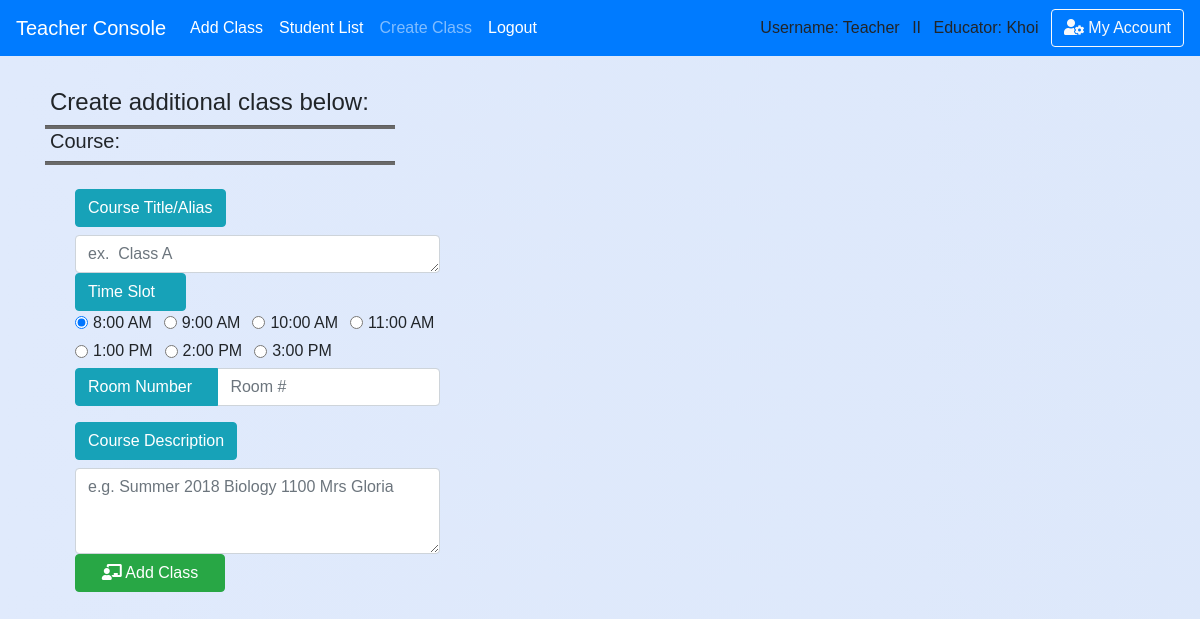
Before: /teacher/classroom/add_classroom/4 (signed in) with the older database file.
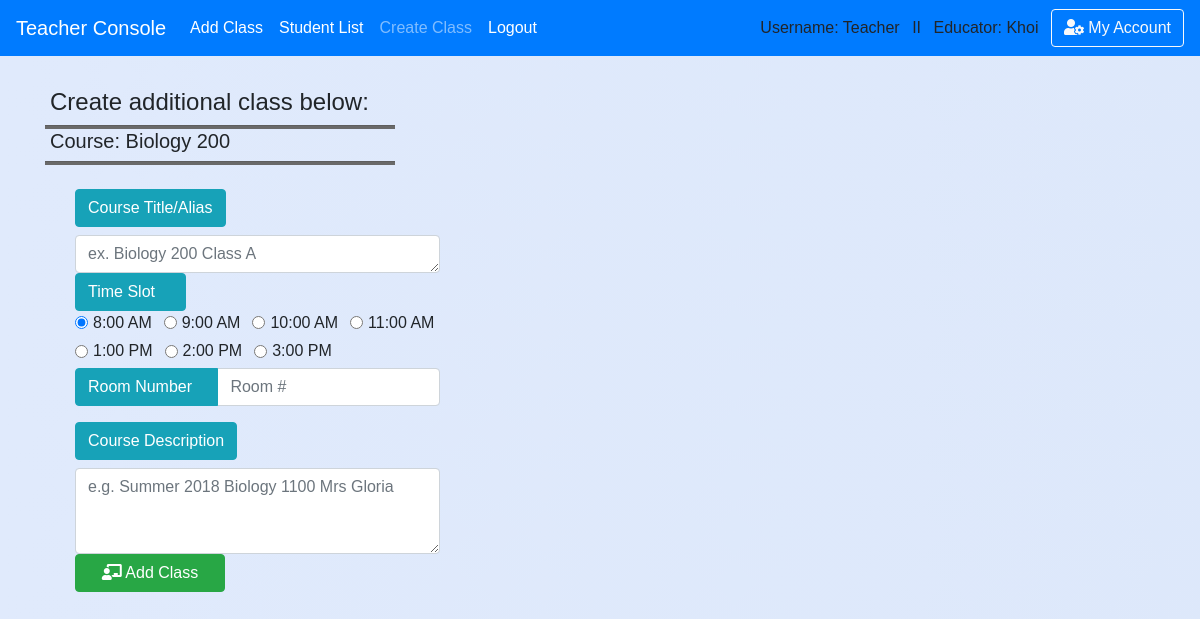
After: the same page with the newer database file.
### school_app/models.py (models this page shows, shortened)
class Course(models.Model):
    course_number = models.CharField(max_length=20,default='12345678')
    abbreviated_title = models.CharField(max_length=150,default='')
    course_title = models.CharField(max_length=250,default='') #,unique=True)
    maximum_credit = models.CharField(max_length=10,default='')
    semester = models.CharField(max_length=50,default='')
    year = models.CharField(max_length=4,default='')
    teacher_name = models.CharField(max_length=50,default='')
    description = models.CharField(max_length=450,default='')
    teacher = models.ForeignKey('Teacher',blank=True, null=True, on_delete = models.SET_NULL, related_name='course_by_teacher')
    department = models.ForeignKey('Department',blank=True, null=True, on_delete = models.SET_NULL, related_name='belong_in_department')
    weekly_agenda = models.CharField(max_length=450,default='Agenda Goes Here')
    last_modifield = models.DateTimeField(auto_now_add=True, blank=True)
    monday_date = models.DateField(blank=True, null=True)
    tuesday_date = models.DateField(blank=True, null=True)
    wednesday_date = models.DateField(blank=True, null=True)
    thursday_date = models.DateField(blank=True, null=True)
    friday_date= models.DateField(blank=True, null=True)
    monday_plan = models.CharField(max_length=400,default='a')
    tuesday_plan= models.CharField(max_length=400,default='s')
    wednesday_plan= models.CharField(max_length=400,default='d')
    thursday_plan= models.CharField(max_length=400,default='f')
    friday_plan= models.CharField(max_length=400,default='g')
    weekend_plan = models.CharField(max_length=300,default='h')

### school_app/views_logged.py (the view, shortened to what this page needs)
# urls.py: path('teacher/classroom/add_classroom', views_logged.add_classroom, name='add_classroom'),
def add_classroom(request,course_id=None):
    if is_login(request) == True:
        if request.user.profile.is_teacher == False:
            messages.warning(request, "You don't have Instructor's Privilege!")
            return redirect('/')
        course = Course.objects.filter(id=course_id).first()
        return render(request,'teacher/classroom/add_classroom.html',
        {'course':course})

### school_app/views_functions.py (called while the page is built)
def is_login(request):
    if not request.user.is_authenticated:
        messages.warning(request, "Please Login or Create an Account.")
        return False
    return True

### school_app/templates/teacher/classroom/add_classroom.html (shortened to what this page needs)
{% extends 'base.html' %}
{% block content %}
<br>
<div class="container">
         <div class="panel panel-login">
        <div class="panel-body">
          <div class="row">
            <div class="col-lg-12">
        <div style="width: 350px">
        <h4 style='padding-left: 5px'>Create additional class below:</h4>
        <hr class='hr-line'/>
        <h5 style='padding-left: 5px'>Course: {{course.course_title}}</h5>
        <hr class='hr-line'/> <br>
        </div>
    <form action="/teacher/classroom/add_classroom", method="post", id=''> {% csrf_token %}
        <div class="input-group mb-3" style='width:400px' >
        <div>
        <div class="input-group-prepend">
          <label class="btn btn-info" for='' >Course Title/Alias</label>
        </div>
          <textarea class="form-control" style='width:365px' name='course_title' id="" rows="1" cols='40' placeholder="ex. {{course.course_title}} Class A" data-toggle="popover" title="" data-content="For your reference only"required></textarea>
          <button class="btn btn-info" >Time Slot &nbsp&nbsp&nbsp</button></div>
          <div class="form-check form-check-inline">
            <input class="form-check-input" type="radio" name="time" id="" value="Spring" Checked>
            <label class="form-check-label" for="">8:00 AM</label>
          </div>
          <div class="form-check form-check-inline">
            <input class="form-check-input" type="radio" name="time" id="" value="9:00 AM">
            <label class="form-check-label" for="">9:00 AM</label>
          </div>
          <div class="form-check form-check-inline">
            <input class="form-check-input" type="radio" name="time" id="" value="10:00 AM">
            <label class="form-check-label" for="">10:00 AM</label>
          </div>
          <div class="form-check form-check-inline">
            <input class="form-check-input" type="radio" name="time" id="" value="11:00 AM">
            <label class="form-check-label" for="">11:00 AM</label>
          </div>
          <br>
          <div class="form-check form-check-inline">
            <input class="form-check-input" type="radio" name="time" id="" value="1:00 PM">
            <label class="form-check-label" for="">1:00 PM</label>
          </div>
          <div class="form-check form-check-inline">
            <input class="form-check-input" type="radio" name="time" id="" value="2:00 PM">
            <label class="form-check-label" for="">2:00 PM</label>
          </div>
          <div class="form-check form-check-inline">
            <input class="form-check-input" type="radio" name="time" id="" value="3:00 PM">
            <label class="form-check-label" for="">3:00 PM</label>
          </div>
        <div class="input-group mb-3" style='width:365px' >
          <div class="input-group-prepend">
            <button class="btn btn-info" >Room Number &nbsp&nbsp</button>
          </div>
            <input type="text" class="form-control" name='room_number'id="" maxlength="10" placeholder="Room #" data-toggle="popover" title="" data-content='Where you do your lecture' required>
        </div>
        <div>
          <label class="btn btn-info" for='description' >Course Description</label>
          <textarea class="form-control" style='width:365px' name='description' id="" rows="3" cols='40' placeholder="e.g. Summer 2018 Biology 1100 Mrs Gloria" data-toggle="popover" title="" data-content="Briefly describe your Course"required></textarea>
          <button style='width:150px' class="btn btn-md btn-success btn-block text-center"><i class="fas fa-chalkboard-teacher"></i> Add Class</button>
        </div>
        </div>
    </form>
{% endblock %}

Changed rows visible on the page:
added Course: course_title "Biology 200", course_title "ex. Biology 200 Class A"
Other visible differences:
form field course_title: "ex. Class A" → (not shown)
